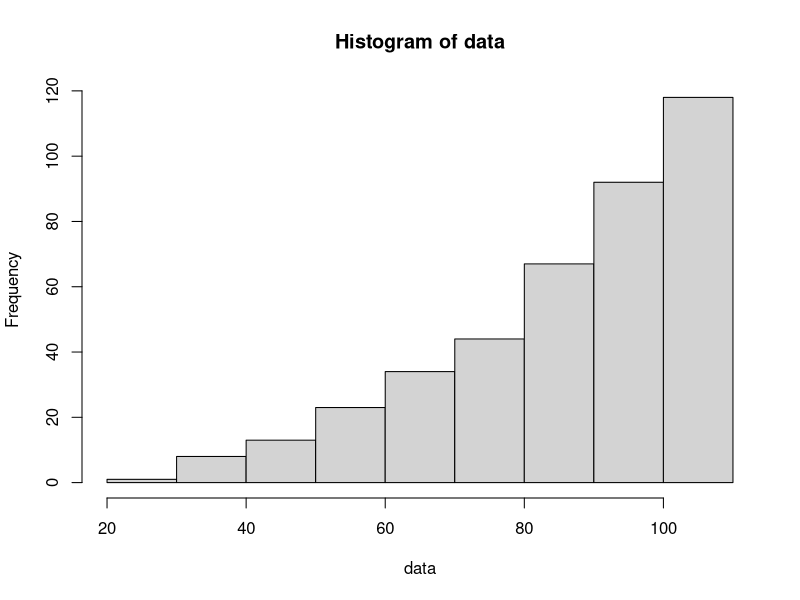
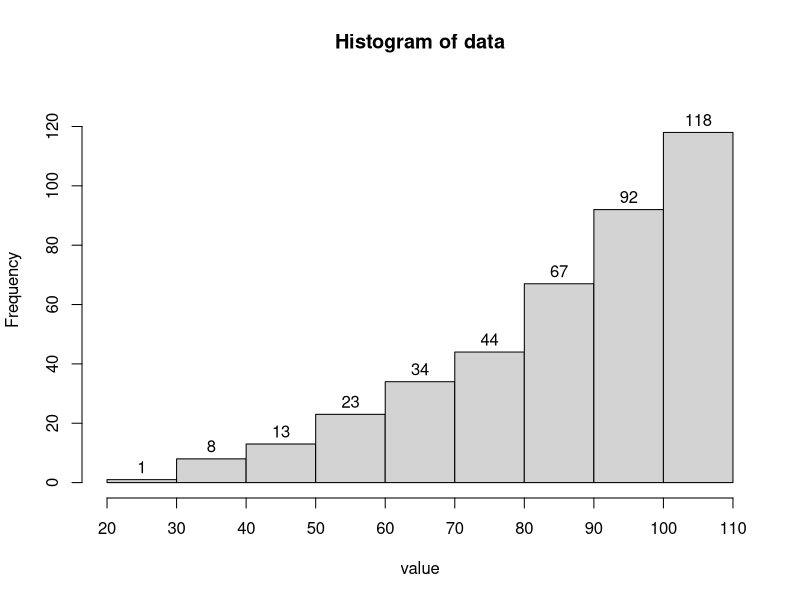

These figures' R source, in order:
## ---- chunk 1
## DATA GENERATION
types = c("bimodal","bell","skew left","skew right","uniform")
shapes1 = c(0.3, 20,   3,   1, 1)
shapes2 = c(0.3, 20,   1,   3, 1)

rrr = sample(1:5,1)
type = types[rrr]
shape1 = shapes1[rrr]
shape2 = shapes2[rrr]

n = sample(c(50,60,80,100),1)*5
offset = runif(1,0,60)
rng = sample(c(3,5,10,20,40,100),1)
data = rbeta(n,shape1,shape2)*rng + offset

## The frequency table
value = min(data):max(data)
frequency = tabulate(data)[value]
df_freq = data.frame(value, frequency)
myhist = hist(data,breaks=10)

nb = length(myhist$breaks)
nc = nb-1

lt1 = sample(c(T,F),1)
lt2 = sample(c(T,F),1)
s1 = sample(3:(nb-3),1)
b1 = myhist$breaks[s1]
if(lt1){
  t1 = "less"
  p1 = sum(myhist$counts[1:(s1-1)])/n
  s2 = sample(2:(s1-1),1)
  b2 = myhist$breaks[s2]
  if(lt2){
    t2 = "less"
    p2 = sum(myhist$counts[1:(s2-1)])/n
    p3 = sum(myhist$counts[1:(s2-1)])/sum(myhist$counts[1:(s1-1)])
  } else {
    t2 = "greater"
    p2 = sum(myhist$counts[s2:nc])/n
    p3 = sum(myhist$counts[s2:(s1-1)])/sum(myhist$counts[1:(s1-1)])
  }
} else {
  t1 = "greater"
  p1 = sum(myhist$counts[s1:nc])/n
  s2 = sample((s1+1):(nb-1),1)
  b2 = myhist$breaks[s2]
  if(lt2){
    t2 = "less"
    p2 = sum(myhist$counts[1:(s2-1)])/n
    p3 = sum(myhist$counts[s1:(s2-1)])/(n*p1)
  } else {
    t2 = "greater"
    p2 = sum(myhist$counts[s2:nc])/n
    p3 = sum(myhist$counts[s2:nc])/(n*p1)
  }
}

while(T){
  s4 = sample(2:(nb-2),1)
  if(s4 != s1 && s4 != s2){
    break
  }
}

b4 = myhist$breaks[s4]
p4 = sum(myhist$counts[1:(s4-1)])/n

## ---- chunk 2
hist(data,breaks=10,labels=TRUE,xlab="value",xlim=c(min(myhist$breaks),max(myhist$breaks)),ylim=c(0,max(myhist$counts)*1.1),xaxt="n")
axis(1, at=myhist$breaks, labels=myhist$breaks)
